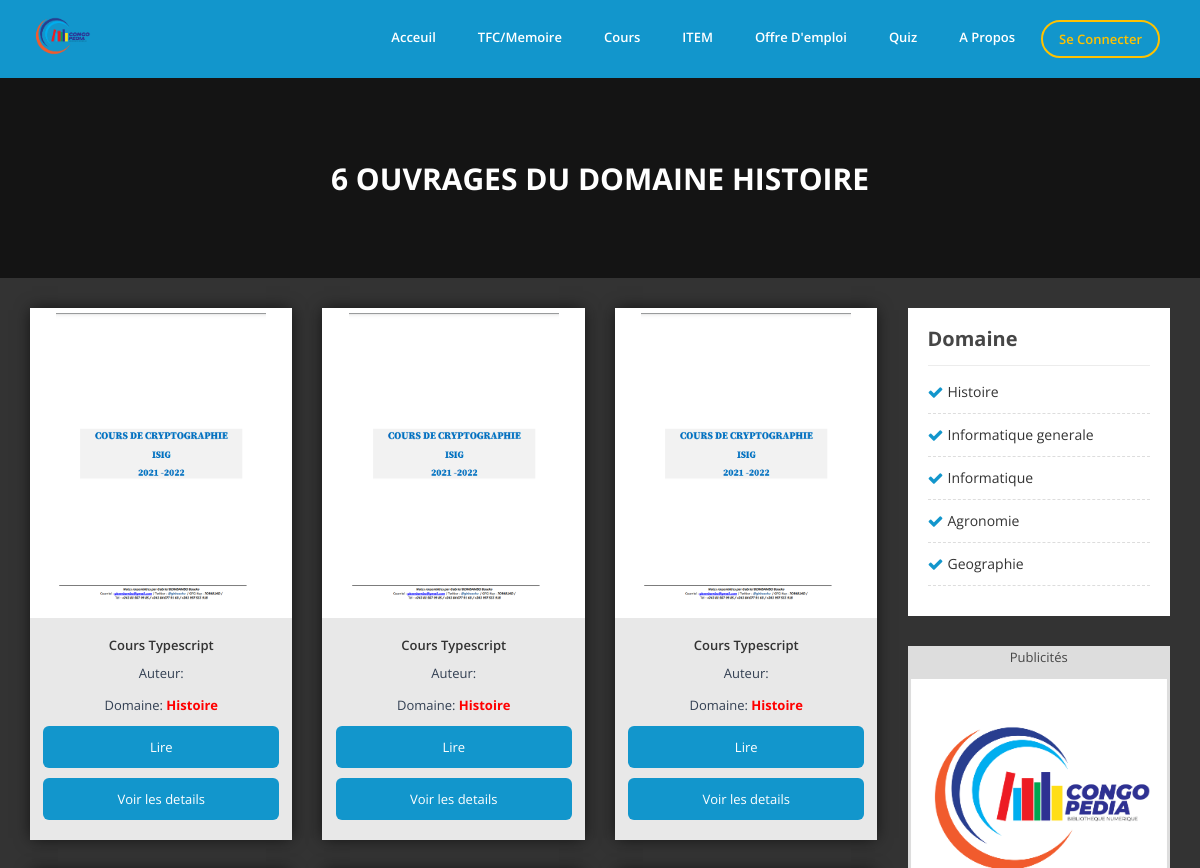
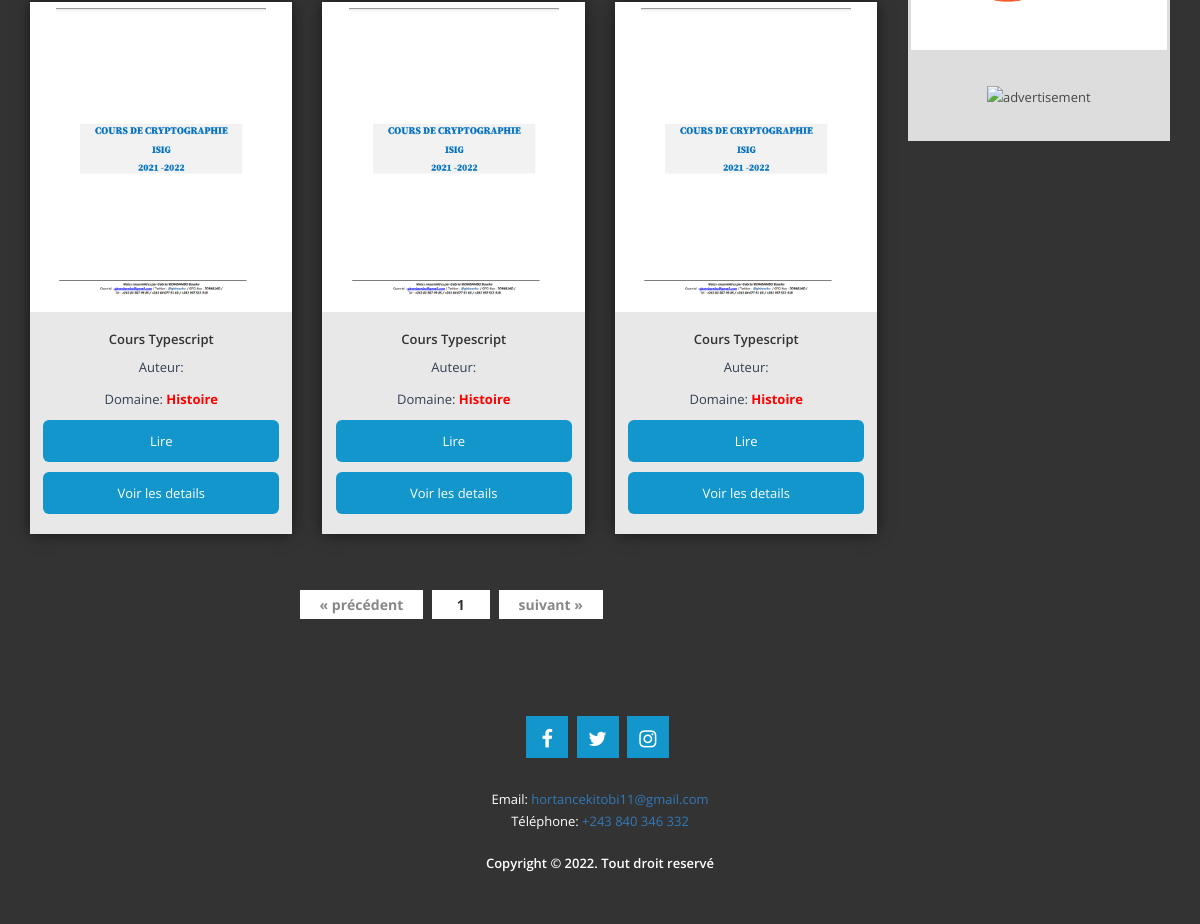
The app's page /book_by_domaine?domain=histoire-20230107-162839 with its own data (2 pictures, top to bottom).
### tables this page shows
CREATE TABLE `t_domaine` (
  `CodeDomaine` int(11) NOT NULL,
  `Domaine` varchar(200) NOT NULL,
  `domain_slug` text NOT NULL,
  `Visited` int(11) NOT NULL,
  `Created_on` timestamp NOT NULL DEFAULT current_timestamp() ON UPDATE current_timestamp(),
  `Created_by` int(11) NOT NULL
);

CREATE TABLE `t_livre` (
  `CodeLivre` int(11) NOT NULL,
  `Titre` text NOT NULL,
  `book_slug` text NOT NULL,
  `SousTitre` text NOT NULL,
  `Description` text NOT NULL,
  `AuteurPrincipal` varchar(200) NOT NULL,
  `NombrePage` int(11) NOT NULL,
  `NomEditeur` varchar(200) DEFAULT NULL,
  `LieuEdition` varchar(200) NOT NULL,
  `ISBN` varchar(50) NOT NULL,
  `Fichier_livre` text NOT NULL,
  `Image` text NOT NULL,
  `CodeLangue` int(11) NOT NULL,
  `CodeDomaine` int(11) NOT NULL,
  `CodeSousDomaine` int(11) NOT NULL,
  `CodeCompte` int(11) DEFAULT NULL,
  `CodeAdmin` int(11) DEFAULT NULL,
  `CodePropriete` int(11) NOT NULL,
  `Created_on` timestamp NOT NULL DEFAULT current_timestamp() ON UPDATE current_timestamp(),
  `Readed` int(11) NOT NULL,
  `Likes` int(11) NOT NULL,
  `Liked` int(11) NOT NULL,
  `Validate` int(11) NOT NULL,
  `Validate_date` date NOT NULL,
  `Invalidate_date` date NOT NULL,
  `Invalidate_by` int(11) NOT NULL,
  `Statut` int(11) NOT NULL
);

### book_by_domaine.php (called while the page is built, shortened)
<?php
include("includes/sessionclient.php");
include("includes/head.php");
include("includes/header.php");
include("container/book_by_domaine.php");
include("includes/footer.php");
?>

### class/app.php (called while the page is built, shortened)
<?php
class App
{
    private $db_name, $db_user, $db_pass, $db_host, $pdo;
    public function __construct( $db_name = "congopedia", $db_user = "root", $db_pass = "", $db_host = 'localhost' )
    {
        $this->db_name = $db_name;
        $this->db_user = $db_user;
        $this->db_pass = $db_pass;
        $this->db_host = $db_host;
    }
    public function getPDO()
    {
        try {
            if ( $this->pdo === null ) {
                $pdo_ = new PDO( 'mysql:host=' . $this->db_host . '; port=3306; dbname=' . $this->db_name . ';charset=utf8', $this->db_user, $this->db_pass );
                $pdo_->setAttribute( PDO::ATTR_ERRMODE, PDO::ERRMODE_WARNING );
                $this->pdo = $pdo_;
            }
        } catch ( PDOException $ex ) {
            die( $ex->getMessage() );
        }
        return $this->pdo;
    }
    public function fetchPrepared( $statement )
    {
        $req = $this->getPDO()->prepare( $statement );
        $req->execute();
        return $req->fetchAll();
    }
    public function fetch( $statement )
    {
        $req = $this->getPDO()->query( $statement );
        $data = $req->fetch();
        return $data;
    }
}
$app=new App('congopedia');
?>

### container/book_by_domaine.php (the view, shortened to what this page needs)
<?php
$domain = $_GET['domain'];
if (isset($_GET['page']) && !empty($_GET['page'])) {
    $currentPage = (int)strip_tags($_GET['page']);
} else {
    $currentPage = 1;
}
$sql1 = "SELECT COUNT(*) AS nbre FROM t_livre INNER JOIN t_domaine ON t_livre.CodeDomaine=t_domaine.CodeDomaine WHERE Statut=1 AND domain_slug='$domain'";
$nbre = $app->fetch($sql1);
$nbArticles = $nbre['nbre'];
$parPage = 15;
$sql2 = "SELECT * FROM t_domaine WHERE domain_slug='$domain'";
$dom = $app->fetch($sql2);
$pages = ceil($nbArticles / $parPage);
$premier = ($currentPage * $parPage) - $parPage;
$sql = "SELECT * FROM t_livre LEFT JOIN t_domaine
                                    ON t_livre.CodeDomaine=t_domaine.CodeDomaine
                                    LEFT JOIN t_sous_domaine
                                    ON t_livre.CodeSousDomaine=t_sous_domaine.CodeSousDomaine
                                    LEFT JOIN t_langue
                                    ON t_livre.CodeLangue=t_langue.CodeLangue
                                    WHERE Statut=1 AND domain_slug= '$domain'
                                    ORDER BY Readed DESC LIMIT $premier,$parPage";
$req = $app->fetchPrepared($sql);
?>
<div class="slide-single slide-single-page">
    <div class="overlay"></div>
    <div class="text text-page">
        <div class="this-item">
            <h2><?php echo $nbArticles; ?> Ouvrages du domaine <?php echo $dom['Domaine']; ?> </h2>
        </div>
    </div>
</div>
<div class="videos">
    <div class="container">
        <div class="row">
            <div class="col-md-9">
                <div class="row">
                    <?php
                    foreach ($req as $row){
                        ?>
                        <div class="col-lg-4 col-md-4 col-sm-6 col-xs-12 prop-3-col">
                            <div class="single-room">
                                <div class="photo-col3"
                                     style="background-image:url(superadmin/thumbmnail/<?php echo $row['Image']; ?>); margin: 5px 5px 5px 0px;"></div>
                                <div class="single-room-text">
                                    <h2 style="font-weight: bold;"><a href=""><?php echo $row['Titre']; ?></a></h2>
                                    <p>Auteur: <span style="font-weight: bold;"><?php echo $row['AuteurPrincipal']; ?></span>
                                    </p>
                                    <p>Domaine: <span style="font-weight: bold; color: red;">
                                    <?php
                                    echo $row['Domaine'];
                                    ?>
                                </span></p>
                                    <p class="detail"><a
                                            href="read_book?book=<?php echo $row['book_slug'] ?>">Lire</a>
                                    </p>
                                    <p class="detail"><a
                                            href="detail_book?book=<?php echo $row['book_slug'] ?>">Voir les details</a>
                                    </p>
                                </div>
                            </div>
                        </div>
                        <?php
                    }
                    ?>
                </div>
                <div class="row">
                    <div class="col-md-12">
                        <div class="pagination">
                            <a href="book_by_domaine?word=<?php echo $word; ?>&page=<?= $currentPage - 1 ?>"><span class="<?= ($currentPage == 1) ? "disabled" : "" ?>">&#171; précédent</span></a>
                            <?php for($page = 1; $page <= $pages; $page++): ?>
                                <a href="book_by_domaine?word=<?php echo $word; ?>&page=<?= $page ?>"><span class="<?= ($currentPage == $page) ? "current" : "" ?>"><?= $page ?></span></a>
                            <?php endfor ?>
                            <a href="book_by_domaine?word=<?php echo $word; ?>&page=<?= $currentPage + 1 ?>"><span class="<?= ($currentPage == $pages) ? "disabled" : "" ?>">suivant &#187;</span></a>
                        </div>
                    </div>
                </div>
            </div>
            <div class="col-md-3 col-sm-12 col-xs-12">
                <div class="channel-categories">
                    <h2>Domaine</h2>
                    <ul>
                        <?php
                        $sql3 = "SELECT * FROM t_domaine";
                        $req = $app->fetchPrepared($sql3);
                        foreach ($req as $row){
                            ?>
                            <li><a href="book_by_domaine?domain=<?php echo $row['domain_slug'] ?>"><?php echo $row['Domaine'] ?></a></li>
                            <?php
                        }
                        ?>
                    </ul>
                </div>
                <div style="background-color: #ddd;">
                    <nav aria-label="breadcrumb" style="text-align: center">
                        Publicités
                    </nav>
                    <div class="sidebar-adv" style="padding: 11px 3px 3px 3px;">
                        <a href="#"><img src="image/cp.png" alt="advertisement"></a>
                    </div>
                    <div class="sidebar-adv" style="padding: 3px;">
                        <img src="image/isig.jpg" alt="advertisement">
                    </div>
                </div>
            </div>
        </div>
    </div>
</div>

### assets/css/responsive.css (style rules this page uses)
* { margin: 0; padding: 0; border: 0; outline: none; }

### records on screen
t_domaine: Domaine "HISTOIRE", Domaine "Histoire"
t_livre: Image (picture), Titre "Cours Typescript", t_domaine.Domaine "Histoire"
t_livre: Image (picture), Titre "Cours Typescript", t_domaine.Domaine "Histoire"
t_livre: Image (picture), Titre "Cours Typescript", t_domaine.Domaine "Histoire"
t_livre: Image (picture), Titre "Cours Typescript", t_domaine.Domaine "Histoire"
t_livre: Image (picture), Titre "Cours Typescript", t_domaine.Domaine "Histoire"
t_livre: Image (picture), Titre "Cours Typescript", t_domaine.Domaine "Histoire"
t_domaine: Domaine "Informatique generale"
t_domaine: Domaine "Informatique"
t_domaine: Domaine "Agronomie"
t_domaine: Domaine "Geographie"

### other values on screen
$nbArticles "6"
